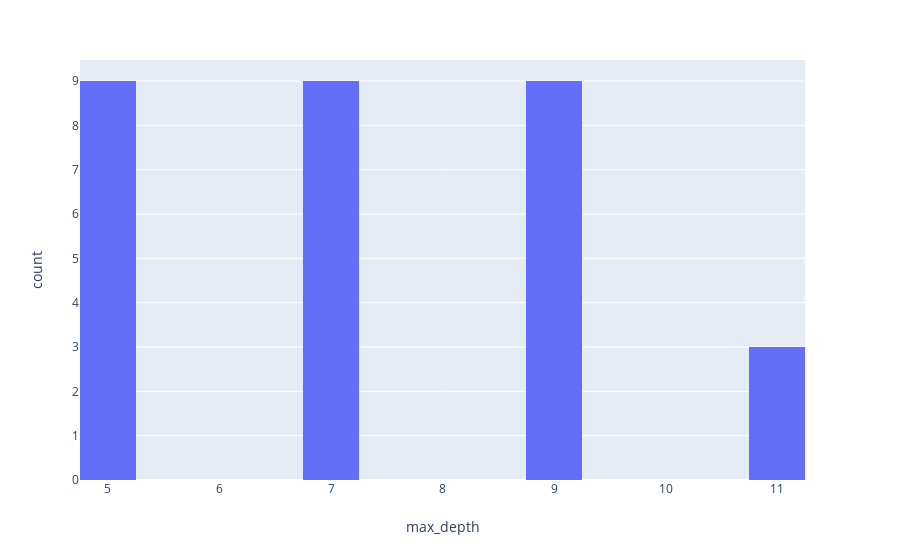

Source (notebook cell):
### Code cell
fig.show()

### Figure 1 — Plotly figure (JSON) as saved in the notebook; plotly's stock layout.template omitted (floating-point values rounded to 4 significant figures)
{"data": [{"alignmentgroup": "True", "bingroup": "x", "hoverlabel": {"namelength": 0}, "hovertemplate": "max_depth=%{x}<br>count=%{y}", "legendgroup": "", "marker": {"color": "#636efa"}, "name": "", "nbinsx": 20, "offsetgroup": "", "orientation": "v", "showlegend": false, "type": "histogram", "x": [5, 5, 5, 5, 5, 5, 5, 5, 5, 7, 7, 7, 7, 7, 7, 7, 7, 7, 9, 9, 9, 9, 9, 9, 9, 9, 9, 11, 11, 11], "xaxis": "x", "yaxis": "y"}], "layout": {"autosize": true, "barmode": "relative", "legend": {"tracegroupgap": 0}, "margin": {"t": 60}, "xaxis": {"anchor": "y", "autorange": true, "domain": [0, 0.98], "range": [4.75, 11.25], "title": {"text": "max_depth"}, "type": "linear"}, "yaxis": {"anchor": "x", "autorange": true, "domain": [0, 1], "range": [0, 9.474], "title": {"text": "count"}}}}
